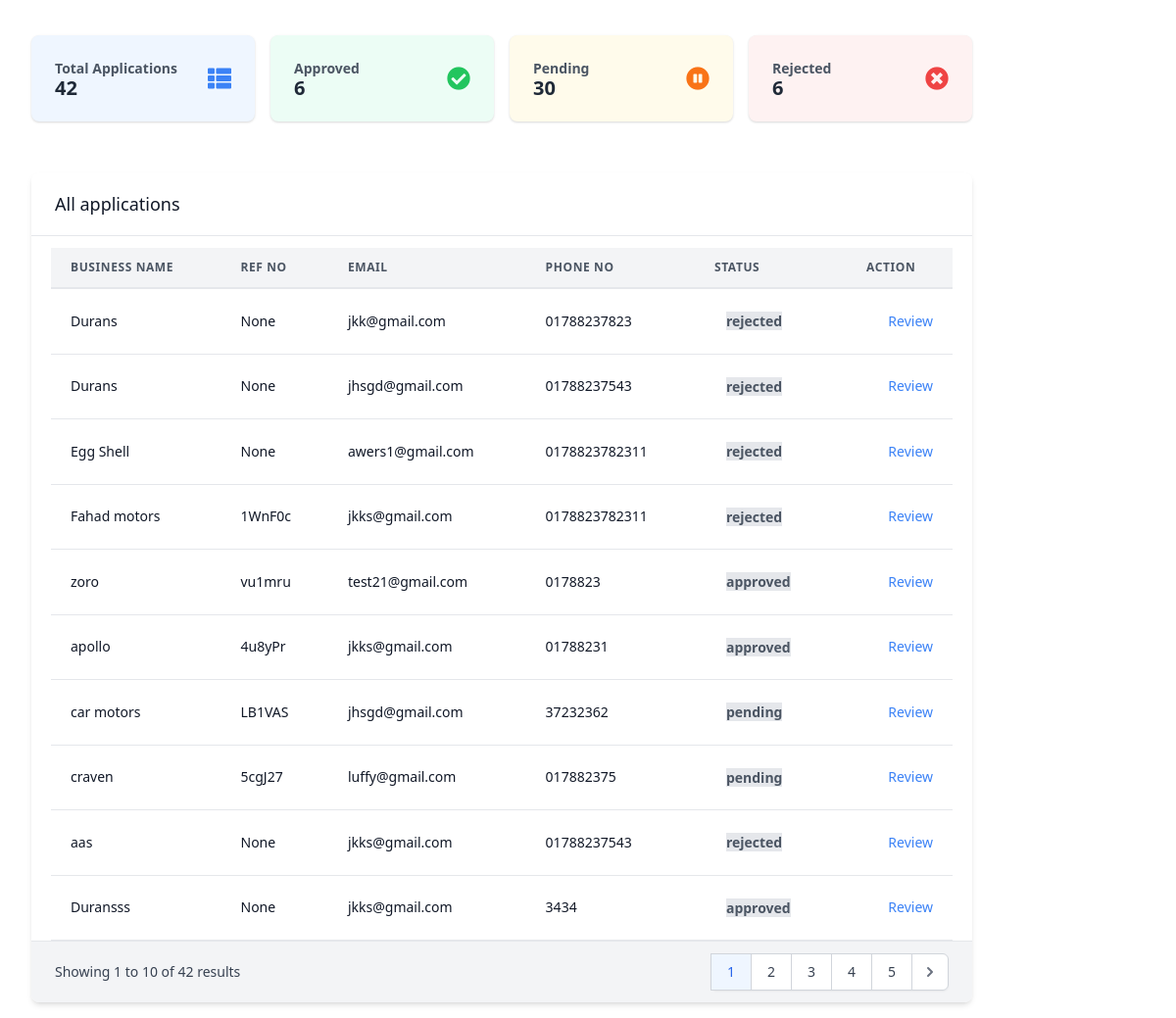
/dashboard/ (signed in), run on an earlier commit of the app's database.
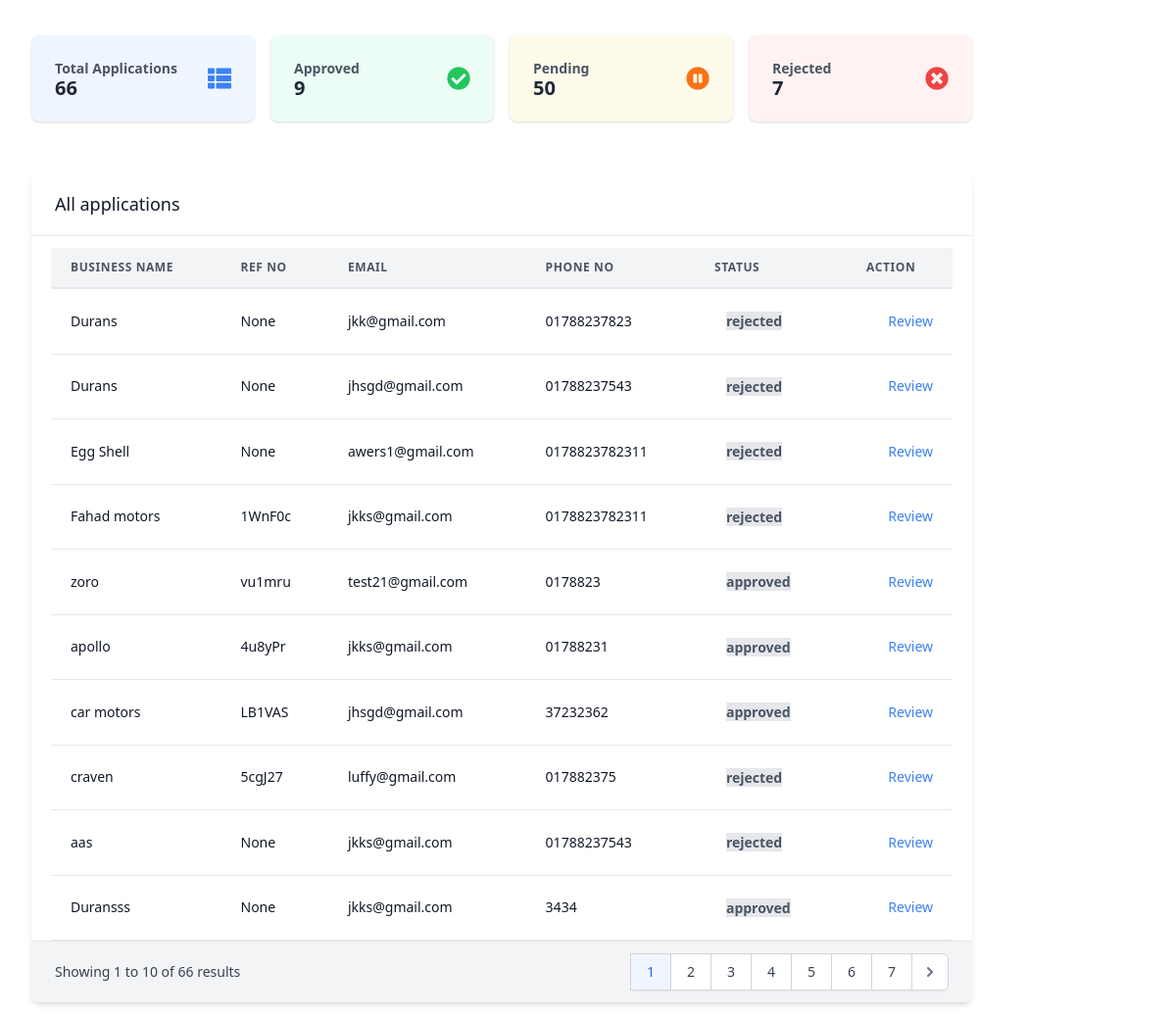
And on a later commit of the database.
### registration/models.py (models this page shows, shortened)
class BusinessDetail(models.Model):
    business_name = models.CharField(max_length=255)
    reference_number = models.CharField(max_length=10, unique=True, blank=True, null=True)
    registration_number = models.CharField(max_length=100)
    kra_pin = models.CharField(max_length=50)
    business_address = models.CharField(max_length=255)
    city = models.CharField(max_length=100)
    country = models.CharField(max_length=100)
    phone_number = models.CharField(max_length=20)
    phone_code = models.CharField(max_length=10,null=True)
    email_address = models.EmailField()
    registration_certificate = models.FileField(upload_to='documents/', validators=[validate_file_extension])
    trading_license = models.FileField(upload_to='documents/', validators=[validate_file_extension])
    tax_compliance_certificate = models.FileField(upload_to='documents/', validators=[validate_file_extension])
    created_at = models.DateTimeField(auto_now_add=True,null=True)
    STATUS_CHOICES = (
        ('pending', 'Pending'),
        ('approved', 'Approved'),
        ('rejected', 'Rejected'),
    )
    status = models.CharField(max_length=10, choices=STATUS_CHOICES, default='pending')

### registration/views.py (the view)
# urls.py: path('dashboard/', dashboard_view, name='dashboard_view'),
@login_required
def dashboard_view(request):
    total_applications = BusinessDetail.objects.count()
    pending_applications = BusinessDetail.objects.filter(status='pending').count()
    approved_applications = BusinessDetail.objects.filter(status='approved').count()
    rejected_applications = BusinessDetail.objects.filter(status='rejected').count()
    all_applications = BusinessDetail.objects.all()
    paginator = Paginator(all_applications, 10)  # Show 10 applications per page
    page_number = request.GET.get('page')
    page_obj = paginator.get_page(page_number)
    context = {
        'total_applications': total_applications,
        'pending_applications': pending_applications,
        'approved_applications': approved_applications,
        'rejected_applications': rejected_applications,
        'page_obj': page_obj,  # Pass the paginated data
    }
    return render(request, 'registration/dashboard.html', context)

### registration/templates/registration/dashboard.html (shortened to what the changed rows need)
{% extends 'base.html' %}
{% block content %}
<body>
    <div class="px-4 py-4 sm:px-6 lg:px-8">
        <div class="grid grid-cols-1 sm:grid-cols-2 md:grid-cols-4 gap-4 text-sm">
            <div class="stat-box" style="background-color: #eff6ff;">
                <div>
                    <div class="stat-box-title">Total Applications</div>
                    <div class="stat-box-number">{{ total_applications }}</div>
                </div>
            </div>
            <a href="{% url 'approved_applications_view' %}" class="stat-box" style="background-color: #ecfdf5;">
                <div>
                    <div class="stat-box-title">Approved</div>
                    <div class="stat-box-number">{{ approved_applications }}</div>
                </div>
            </a>
            <a href="{% url 'pending_applications_view' %}" class="stat-box" style="background-color: #fffbeb;">
                <div>
                    <div class="stat-box-title">Pending</div>
                    <div class="stat-box-number">{{ pending_applications }}</div>
                </div>
            </a>
            <a href="{% url 'rejected_applications_view' %}" class="stat-box" style="background-color: #fef2f2;">
                <div>
                    <div class="stat-box-title">Rejected</div>
                    <div class="stat-box-number">{{ rejected_applications }}</div>
                </div>
            </a>
        </div>
    </div>
    <div class="container mx-auto px-4 sm:px-8 py-4">
        <div class="bg-white shadow-md rounded-lg overflow-hidden">
            <div class="px-5 mt-3">
                <table class="min-w-full bg-white">
                    <thead class="bg-gray-800 text-white">
                        <tr>
                            <th class="px-5 py-3 border-b-2 border-gray-200 bg-gray-100 text-left text-xs font-semibold text-gray-600 uppercase tracking-wider">
                                Business Name
                            </th>
                            <th class="px-5 py-3 border-b-2 border-gray-200 bg-gray-100 text-left text-xs font-semibold text-gray-600 uppercase tracking-wider">
                                Ref No
                            </th>
                            <th class="px-5 py-3 border-b-2 border-gray-200 bg-gray-100 text-left text-xs font-semibold text-gray-600 uppercase tracking-wider">
                                Email
                            </th>
                            <th class="px-5 py-3 border-b-2 border-gray-200 bg-gray-100 text-left text-xs font-semibold text-gray-600 uppercase tracking-wider">
                                Phone No
                            </th>
                            <th class="px-5 py-3 border-b-2 border-gray-200 bg-gray-100 text-left text-xs font-semibold text-gray-600 uppercase tracking-wider">
                                Status
                            </th>
                            <th class="px-5 py-3 border-b-2 border-gray-200 bg-gray-100 text-left text-xs font-semibold text-gray-600 uppercase tracking-wider">
                                Action
                            </th>
                        </tr>
                    </thead>
                    <tbody class="text-gray-700">
                        {% for application in page_obj.object_list %}
                        <tr>
                            <td class="px-5 py-5 border-b border-gray-200 bg-white text-sm">
                                <p class="text-gray-900 whitespace-no-wrap">{{ application.business_name }}</p>
                            </td>
                            <td class="px-5 py-5 border-b border-gray-200 bg-white text-sm">
                                <p class="text-gray-900 whitespace-no-wrap">{{ application.reference_number }}</p>
                            </td>
                            <td class="px-5 py-5 border-b border-gray-200 bg-white text-sm">
                                <p class="text-gray-900 whitespace-no-wrap">{{ application.email_address }}</p>
                            </td>
                            <td class="px-5 py-5 border-b border-gray-200 bg-white text-sm">
                                <p class="text-gray-900 whitespace-no-wrap">{{ application.phone_number }}</p>
                            </td>
                            <td class="px-5 py-5 border-b border-gray-200 bg-white text-sm">
                                <span class="relative inline-block px-3 py-1 font-semibold leading-tight">
                                    <span aria-hidden="true" class="absolute inset-0 opacity-50 rounded-full"></span>
                                    <span class="relative">
                                        {% if application.status == 'Approved' %}
                                        <span class="bg-green-200 text-green-600">Approved</span>
                                        {% elif application.status == 'Pending' %}
                                        <span class="bg-yellow-200 text-yellow-600">Pending</span>
                                        {% elif application.status == 'Rejected' %}
                                        <span class="bg-red-200 text-red-600">Rejected</span>
                                        {% else %}
                                        <span class="bg-gray-200 text-gray-600">{{ application.status }}</span>
                                        {% endif %}
                                    </span>
                                </span>
                            </td>
                            <td class="px-5 py-5 border-b border-gray-200 bg-white text-sm text-right">
                                <a href="{% url 'application_review_view' application.id %}" class="text-blue-500 hover:text-blue-700">Review</a>
                            </td>
                        </tr>
                        {% endfor %}
                    </tbody>
                </table>
            </div>
            <div class="bg-gray-100 px-4 py-3 flex items-center justify-between border-t border-gray-200 sm:px-6">
                <div class="hidden sm:flex-1 sm:flex sm:items-center sm:justify-between">
                    <div>
                        <p class="text-sm text-gray-700">
                            Showing
                            <span class="font-medium">{{ page_obj.start_index }}</span>
                            to
                            <span class="font-medium">{{ page_obj.end_index }}</span>
                            of
                            <span class="font-medium">{{ page_obj.paginator.count }}</span>
                            results
                        </p>
                    </div>
                    <div>
                        <nav class="relative z-0 inline-flex rounded-md shadow-sm -space-x-px" aria-label="Pagination">
                            {% for page_number in page_obj.paginator.page_range %}
                            {% if page_number == page_obj.number %}
                            <span class="relative inline-flex items-center px-4 py-2 border border-gray-300 bg-blue-50 text-sm font-medium text-blue-600 hover:bg-blue-100">
                                {{ page_number }}
                            </span>
                            {% else %}
                            <a href="?page={{ page_number }}" class="relative inline-flex items-center px-4 py-2 border border-gray-300 bg-white text-sm font-medium text-gray-700 hover:bg-gray-50">
                                {{ page_number }}
                            </a>
                            {% endif %}
                            {% endfor %}
                            {% if page_obj.has_next %}
                            <a href="?page={{ page_obj.next_page_number }}" class="relative inline-flex items-center px-2 py-2 rounded-r-md border border-gray-300 bg-white text-sm font-medium text-gray-500 hover:bg-gray-50">
                                <svg class="h-5 w-5" xmlns="http://www.w3.org/2000/svg" viewBox="0 0 20 20" fill="currentColor" aria-hidden="true">
                                    <path fill-rule="evenodd" d="M7.293 14.707a1 1 0 010-1.414L10.586 10 7.293 6.707a1 1 0 011.414-1.414l4 4a1 1 0 010 1.414l-4 4a1 1 0 01-1.414 0z" clip-rule="evenodd" />
                                </svg>
                            </a>
                            {% endif %}
                        </nav>
                    </div>
                </div>
            </div>
        </div>
    </div>
{% endblock %}

What changed in the data, as far as the page shows it:
changed BusinessDetail "car motors": status "pending" → "approved"
changed BusinessDetail "craven": status "pending" → "rejected"
Also different on the page:
{{ total_applications }}: "42" → "66"
{{ approved_applications }}: "6" → "9"
{{ pending_applications }}: "30" → "50"
{{ rejected_applications }}: "6" → "7"
{{ page_obj.paginator.count }}: "42" → "66"
new list line: "6"
new list line: "7"
